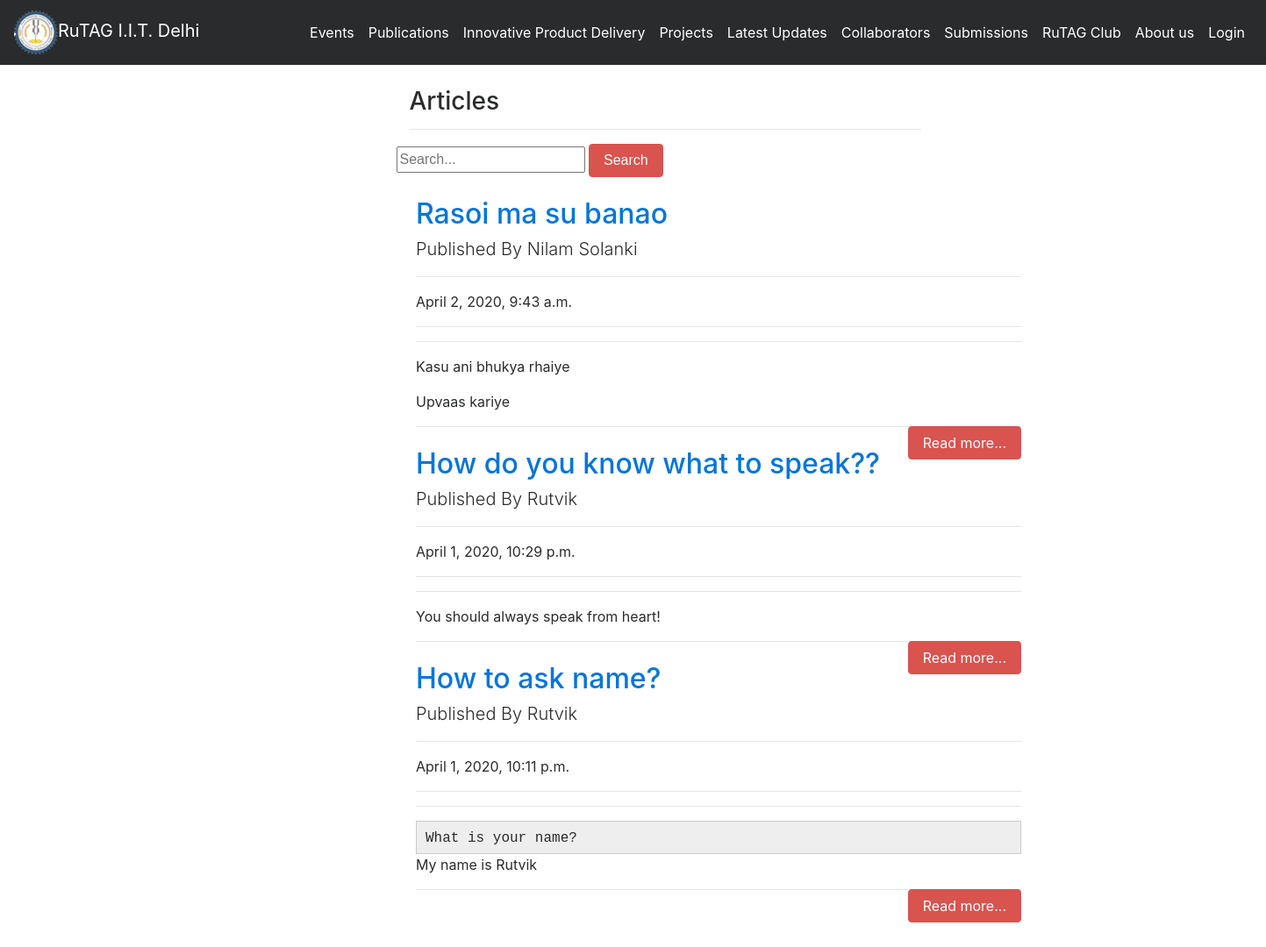
/articles/, run on an earlier commit of the app's database.
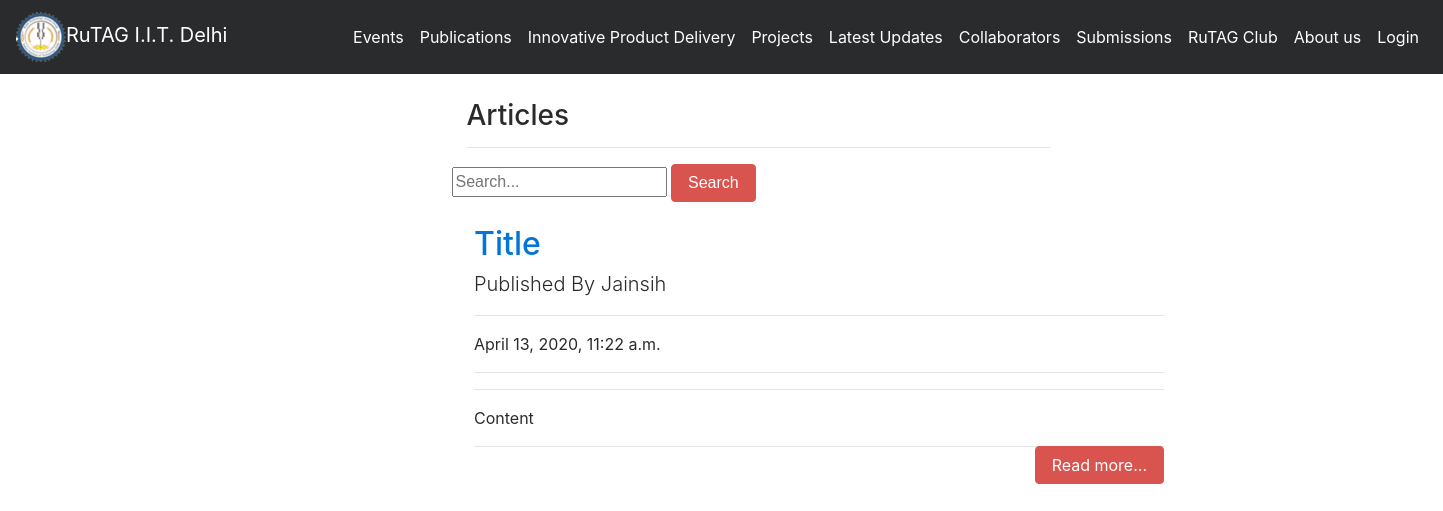
And on a later commit of the database.
### article/models.py (models this page shows, shortened)
class Article(models.Model):
    author = models.ForeignKey("auth.User",on_delete = models.CASCADE,verbose_name = "Writer ")
    title = models.CharField(max_length = 50,verbose_name = "Title")
    content = RichTextField()
    created_date = models.DateTimeField(auto_now_add=True,verbose_name="Creation Date")
    article_image = models.FileField(blank = True,null = True,verbose_name="Add Photo to Article")
    class Meta:
        ordering = ['-created_date']

### article/views.py (the view)
# urls.py: path('',views.articles,name = "articles"),
def articles(request):
    keyword = request.GET.get("keyword")
    if keyword:
        articles = Article.objects.filter(title__contains = keyword)
        return render(request,"articles.html",{"articles":articles})
    articles = Article.objects.all()
    return render(request,"articles.html",{"articles":articles})

### templates/articles.html (shortened to what this page needs)
{% extends "layout.html" %}
{% load staticfiles %}
{% block body %}
<div class ="row">
        <div class="col-md-10 offset-md-3">
            <div class="col-lg-8">
                <h3>Articles</h3>
                <hr>
                </div>
        </div>
</div>
<div class ="row">
    <div class="col-md-10 offset-md-3">
        <div class="col-lg-14">
            <form>
                <input type="text" name = "keyword" class="input-sm" maxlength="64" placeholder="Search...">
              <button type="submit" class="btn btn-danger">Search</button>
            </form>
      </div>
    </div>
</div>
{% if articles %}
{% for article in articles %}
<div class="column">
    <div class="col-md-12 offset-md-3">
    <div class="col-lg-8">
      <a href="{% url 'article:detail' article.id %}"><h2 class="mt-4">{{article.title}}</h2></a>
      <p class="lead">
         Published By {{article.author.username}}
      </p>
      <hr>
      <p>{{article.created_date}}</p>
      <hr>
      <hr>
      <p class="lead">
          {{article.content|safe|truncatewords:50}}
      </p>
      <a style ="float : right;" href="{% url 'article:detail' article.id %}" class ="btn btn-danger">Read more...</a>
      <hr>
        </div>
      </div>
      </div>
{% endfor %}
{% endif %}
{% endblock body %}

### templates/layout.html (shortened to what this page needs)
<!DOCTYPE html>
{% load static %}
<html lang="en">
<head>
    <link rel="stylesheet" href="{% static 'css/bootstrap.min.css' %}">
</head>
<body>
        {% include "includes/navbar.html" %}
        <div style = "margin-top : 100px; margin-bottom:100px;" class = "container">
            {% block body %}
            {% endblock body %}
        </div>
    </body>
</html>

### templates/includes/navbar.html (shortened to what this page needs)
{% load staticfiles %}
<nav class="navbar navbar-toggleable-md navbar-inverse fixed-top bg-inverse">
        <a class="navbar-brand" href="{% url 'index'  %}"><img src="{% static 'img/top.png' %}"></img>RuTAG I.I.T. Delhi</a>
        <div class="collapse navbar-collapse" id="navbarCollapse">
          <ul class="navbar-nav ml-auto">
          <li class="nav-item active">
            <a class="nav-link" href="{% url 'Events'  %}">Events</a>
          </li>
          <li class="nav-item active">
            <a class="nav-link" href="{% url 'Publications'  %}">Publications</a>
          </li>
          <li class="nav-item active">
            <a class="nav-link" href="{% url 'Projects'  %}">Innovative Product Delivery</a>
          </li>
          <li class="nav-item active">
            <a class="nav-link" href="{% url 'IPD'  %}">Projects</a>
          </li>
          <li class="nav-item active">
            <a class="nav-link" href="{% url 'News'  %}">Latest Updates</a>
          </li>
          <li class="nav-item active">
            <a class="nav-link" href="{% url 'Collaborators'  %}">Collaborators</a>
          </li>
          <li class="nav-item active">
            <a class="nav-link" href="{% url 'Conferences'  %}">Submissions</a>
          </li>
          <li class="nav-item active">
            <a class="nav-link" href="{% url 'RuTAG_Club'  %}">RuTAG Club</a>
          </li>
          <li class="nav-item active">
            <a class="nav-link" href="{% url 'about'  %}">About us</a>
          </li>
          {% if request.user.is_authenticated %}
          <li class="nav-item active">
            <a class="nav-link" href="{% url 'article:articles'  %}">Articles</a>
          </li>
          <li class="nav-item active">
            <a class="nav-link" href="{% url 'article:dashboard'  %}">Control panel</a>
          </li>
          <li class="nav-item active">
            <a class="nav-link" href="{% url 'user:logout'  %}">Sign Out</a>
          </li>
          {% else %}
          <li class="nav-item active">
            <a class="nav-link" href="{% url 'user:login'  %}">Login</a>
          </li>
          {% endif %}
          </ul>
        </div>
</nav>

What changed in the data, as far as the page shows it:
removed Article: title "Rasoi ma su banao", author.username "Nilam Solanki", created_date "April 2, 2020, 9:43 a.m.", content "Kasu ani bhukya rhaiye Upvaas kariye"
removed Article: title "How do you know what to speak??", author.username "Rutvik", created_date "April 1, 2020, 10:29 p.m.", content "You should always speak from heart!"
removed Article: title "How to ask name?", author.username "Rutvik", created_date "April 1, 2020, 10:11 p.m.", content "What is your name? My name is Rutvik"
added Article: title "Title", author.username "Jainsih", created_date "April 13, 2020, 11:22 a.m.", content "Content"
